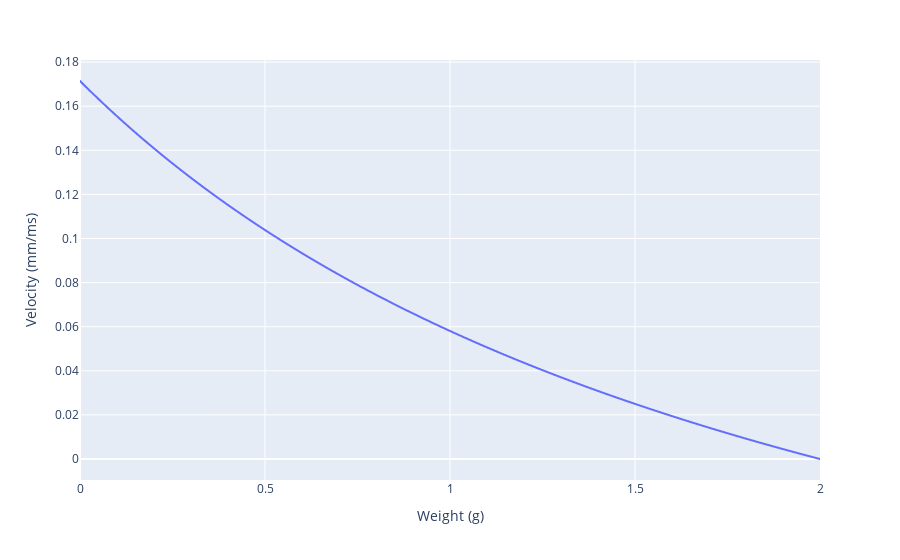

Source (notebook cell):
### Code cell
Ps = np.linspace(0, 2, 10000)
hill_velocities = [hill(x) for x in Ps]
px.line(x=Ps, y=hill_velocities, labels={'x': 'Weight (g)', 'y': 'Velocity (mm/ms)'})

### Figure 1 — Plotly figure (JSON) as saved in the notebook; plotly's stock layout.template omitted (floating-point values rounded to 4 significant figures; data arrays with more than 128 entries replaced by an {"elided": "..."} marker saying what was removed)
{"data": [{"hovertemplate": "Weight (g)=%{x}<br>Velocity (mm/ms)=%{y}<extra></extra>", "legendgroup": "", "line": {"color": "#636efa", "dash": "solid"}, "marker": {"symbol": "circle"}, "mode": "lines", "name": "", "showlegend": false, "type": "scattergl", "x": {"elided": "10000 float values"}, "xaxis": "x", "y": {"elided": "10000 float values"}, "yaxis": "y"}], "layout": {"legend": {"tracegroupgap": 0}, "margin": {"t": 60}, "xaxis": {"anchor": "y", "domain": [0, 1], "title": {"text": "Weight (g)"}}, "yaxis": {"anchor": "x", "domain": [0, 1], "title": {"text": "Velocity (mm/ms)"}}}}
